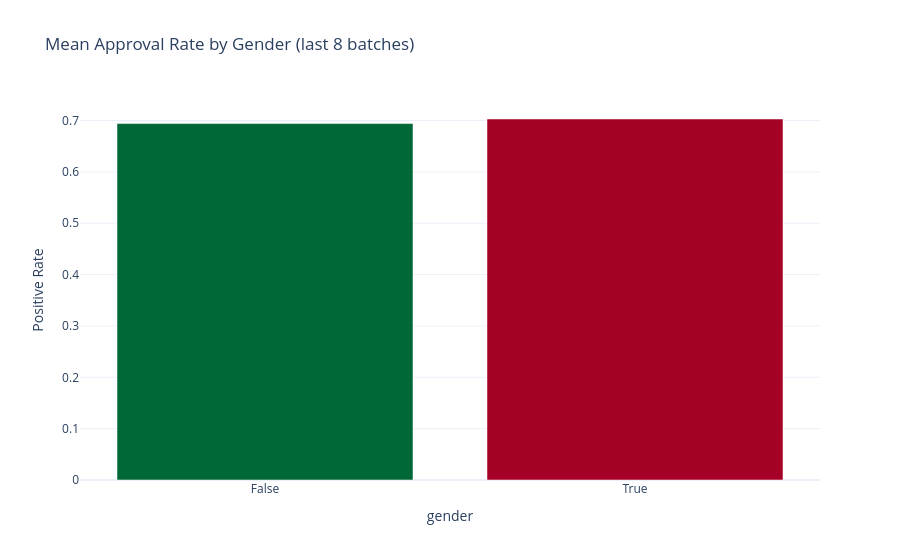

Notebook source saved alongside this figure:
### Markdown cell above
### 4c. Intersectional bar chart

### Code cell
fig = dashboard.intersectional_plot(
    history,
    metric="positive_rate",
    attr1_col="gender",
    recent_n=8,
    title="Mean Approval Rate by Gender (last 8 batches)",
)
fig.show()

### Figure 1 — Plotly figure (JSON) as saved in the notebook; plotly's stock layout.template omitted (floating-point values rounded to 4 significant figures)
{"data": [{"hovertemplate": "gender=%{x}<br>Positive Rate=%{marker.color}<extra></extra>", "legendgroup": "", "marker": {"color": [0.6941, 0.703], "coloraxis": "coloraxis", "pattern": {"shape": ""}}, "name": "", "orientation": "v", "showlegend": false, "textposition": "auto", "type": "bar", "x": ["False", "True"], "xaxis": "x", "y": [0.6941, 0.703], "yaxis": "y"}], "layout": {"barmode": "relative", "coloraxis": {"colorbar": {"title": {"text": "Positive Rate"}}, "colorscale": [[0, "rgb(0,104,55)"], [0.1, "rgb(26,152,80)"], [0.2, "rgb(102,189,99)"], [0.3, "rgb(166,217,106)"], [0.4, "rgb(217,239,139)"], [0.5, "rgb(255,255,191)"], [0.6, "rgb(254,224,139)"], [0.7, "rgb(253,174,97)"], [0.8, "rgb(244,109,67)"], [0.9, "rgb(215,48,39)"], [1, "rgb(165,0,38)"]], "showscale": false}, "legend": {"tracegroupgap": 0}, "title": {"text": "Mean Approval Rate by Gender (last 8 batches)"}, "xaxis": {"anchor": "y", "domain": [0, 1], "title": {"text": "gender"}}, "yaxis": {"anchor": "x", "domain": [0, 1], "title": {"text": "Positive Rate"}}}}
